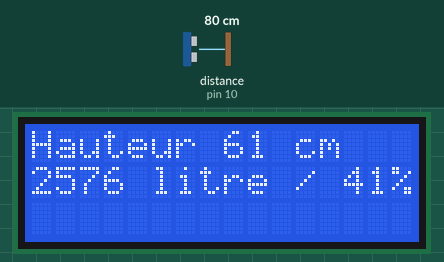
This sketch was run on a simulated Arduino Nano, built with avr-gcc and run on an emulated ATmega328P. Parts: 16×3 character LCD. Wiring (from diagram.json): ultrasonic range finder: trigger pin 9; echo pin 10. The inputs (shaded band) are chosen by the test bench; at power-on: distance to the obstacle (sensor on pin 10) 80 cm. The echo pulse lasts 58.3 µs per cm.

Above: at 1.2 s.
1.3 s: distance to the obstacle (sensor on pin 10) set to 2 cm
At 10.8 s:
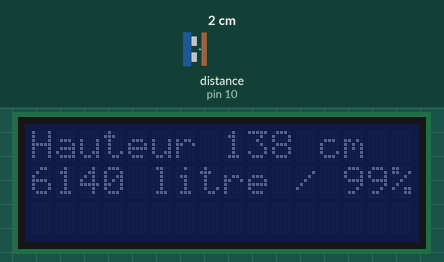
11.6 s: distance to the obstacle (sensor on pin 10) set to 4 cm
At 15.6 s:
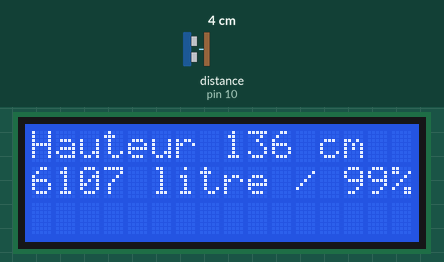
21.8 s: distance to the obstacle (sensor on pin 10) set to 9 cm
At 26.7 s:
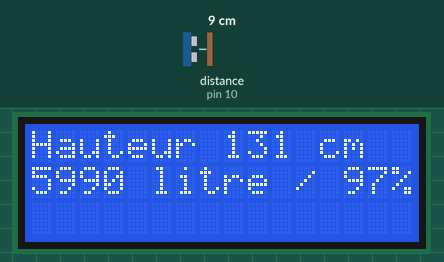
Timing chart, 0 to 28.2 s (numbered marks = the images above; inputs shaded):
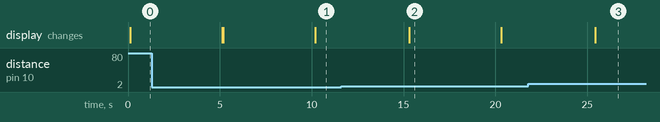

Measured:
- after the input at 1.3 s, the display: first differs from a run without the input after 3.9 s (image 1 shows a later state)
- after the input at 11.6 s, the display: changes after 3.7 s (image 2)
- after the input at 21.8 s, the display: changes after 3.6 s (image 3)
- what the display in image 2 shows lasts 5.0 s, from 15.3 s to 20.3 s

The sketch:

sketch.ino
```cpp
#include <Wire.h>

#include <LiquidCrystal_I2C.h> // Inclure la bibliothèque LiquidCrystal_I2C


LiquidCrystal_I2C lcd(0x27, 16, 3); // Définissez l'adresse I2C du LCD à 0x27 pour un affichage de 16 caractères et 2 lignes


const byte TRIGGER_PIN = 9; // Broche TRIGGER
const byte ECHO_PIN = 10;    // Broche ECHO

/* Constantes pour le timeout */
const unsigned long MEASURE_TIMEOUT = 25000UL; // 25ms = ~8m à 340m/s

/* Vitesse du son dans l'air en mm/us */
const float SOUND_SPEED = 340.0 / 1000;

/** Fonction setup() */
int hauteur;
int remplissage;
int pourcentage;
int valPrecedente;
void setup()

{

lcd.init(); // Initialise le LCD

lcd.backlight(); // Allume le rétroéclairage pinMode(trigPin, OUTPUT);

valPrecedente = 0;


  /* Initialise le port série */
  Serial.begin(115200);

  /* Initialise les broches */
  pinMode(TRIGGER_PIN, OUTPUT);
  digitalWrite(TRIGGER_PIN, LOW); // La broche TRIGGER doit être à LOW au repos
  pinMode(ECHO_PIN, INPUT);
}

/** Fonction loop() */
void loop() {


int valActuelle;


  /* 1. Lance une mesure de distance en envoyant une impulsion HIGH de 10µs sur la broche TRIGGER */
  digitalWrite(TRIGGER_PIN, HIGH);
  delayMicroseconds(10);
  digitalWrite(TRIGGER_PIN, LOW);

  /* 2. Mesure le temps entre l'envoi de l'impulsion ultrasonique et son écho (si il existe) */
  long measure = pulseIn(ECHO_PIN, HIGH, MEASURE_TIMEOUT);

  /* 3. Calcul la distance à partir du temps mesuré */
  float distance_mm =  measure / 2.0 * SOUND_SPEED;

hauteur = 140 - distance_mm/ 10.0, 2;


if (hauteur>=140){ remplissage = 6158; pourcentage = 100; }
if (hauteur==140){ remplissage = 6158; pourcentage = 100; }
if (hauteur==139){ remplissage = 6151; pourcentage = 99,9; }
if (hauteur==138){ remplissage = 6140; pourcentage = 99,7; }
if (hauteur==137){ remplissage = 6125; pourcentage = 99,5; }
if (hauteur==136){ remplissage = 6107; pourcentage = 99,2; }
if (hauteur==135){ remplissage = 6088; pourcentage = 98,9; }
if (hauteur==134){ remplissage = 6066; pourcentage = 98,5; }
if (hauteur==133){ remplissage = 6042; pourcentage = 98,1; }
if (hauteur==132){ remplissage = 6017; pourcentage = 97,7; }
if (hauteur==131){ remplissage = 5990; pourcentage = 97,3; }
if (hauteur==130){ remplissage = 5962; pourcentage = 96,8; }
if (hauteur==129){ remplissage = 5933; pourcentage = 96,3; }
if (hauteur==128){ remplissage = 5902; pourcentage = 95,8; }
if (hauteur==127){ remplissage = 5870; pourcentage = 95,3; }
if (hauteur==126){ remplissage = 5837; pourcentage = 94,8; }
if (hauteur==125){ remplissage = 5803; pourcentage = 94,2; }
if (hauteur==124){ remplissage = 5768; pourcentage = 93,7; }
if (hauteur==123){ remplissage = 5732; pourcentage = 93,1; }
if (hauteur==122){ remplissage = 5695; pourcentage = 92,5; }
if (hauteur==121){ remplissage = 5657; pourcentage = 91,9; }
if (hauteur==120){ remplissage = 5618; pourcentage = 91,2; }
if (hauteur==119){ remplissage = 5578; pourcentage = 90,6; }
if (hauteur==118){ remplissage = 5538; pourcentage = 89,9; }
if (hauteur==117){ remplissage = 5497; pourcentage = 89,3; }
if (hauteur==116){ remplissage = 5455; pourcentage = 88,6; }
if (hauteur==115){ remplissage = 5412; pourcentage = 87,9; }
if (hauteur==114){ remplissage = 5369; pourcentage = 87,2; }
if (hauteur==113){ remplissage = 5325; pourcentage = 86,5; }
if (hauteur==112){ remplissage = 5281; pourcentage = 85,8; }
if (hauteur==111){ remplissage = 5236; pourcentage = 85; }
if (hauteur==110){ remplissage = 5190; pourcentage = 84,3; }
if (hauteur==109){ remplissage = 5144; pourcentage = 83,5; }
if (hauteur==108){ remplissage = 5097; pourcentage = 82,8; }
if (hauteur==107){ remplissage = 5050; pourcentage = 82; }
if (hauteur==106){ remplissage = 5002; pourcentage = 81,2; }
if (hauteur==105){ remplissage = 4954; pourcentage = 80,4; }
if (hauteur==104){ remplissage = 4905; pourcentage = 79,7; }
if (hauteur==103){ remplissage = 4856; pourcentage = 78,9; }
if (hauteur==102){ remplissage = 4806; pourcentage = 78; }
if (hauteur==101){ remplissage = 4756; pourcentage = 77,2; }
if (hauteur==100){ remplissage = 4706; pourcentage = 76,4; }
if (hauteur==99){ remplissage = 4655; pourcentage = 75,6; }
if (hauteur==98){ remplissage = 4604; pourcentage = 74,8; }
if (hauteur==97){ remplissage = 4552; pourcentage = 73,9; }
if (hauteur==96){ remplissage = 4501; pourcentage = 73,1; }
if (hauteur==95){ remplissage = 4448; pourcentage = 72,2; }
if (hauteur==94){ remplissage = 4396; pourcentage = 71,4; }
if (hauteur==93){ remplissage = 4343; pourcentage = 70,5; }
if (hauteur==92){ remplissage = 4290; pourcentage = 69,7; }
if (hauteur==91){ remplissage = 4237; pourcentage = 68,8; }
if (hauteur==90){ remplissage = 4183; pourcentage = 67,9; }
if (hauteur==89){ remplissage = 4130; pourcentage = 67,1; }
if (hauteur==88){ remplissage = 4076; pourcentage = 66,2; }
if (hauteur==87){ remplissage = 4021; pourcentage = 65,3; }
if (hauteur==86){ remplissage = 3967; pourcentage = 64,4; }
if (hauteur==85){ remplissage = 3912; pourcentage = 63,5; }
if (hauteur==84){ remplissage = 3858; pourcentage = 62,7; }
if (hauteur==83){ remplissage = 3803; pourcentage = 61,8; }
if (hauteur==82){ remplissage = 3747; pourcentage = 60,8; }
if (hauteur==81){ remplissage = 3692; pourcentage = 60; }
if (hauteur==80){ remplissage = 3637; pourcentage = 59,1; }
if (hauteur==79){ remplissage = 3581; pourcentage = 58,2; }
if (hauteur==78){ remplissage = 3526; pourcentage = 57,3; }
if (hauteur==77){ remplissage = 3470; pourcentage = 56,3; }
if (hauteur==76){ remplissage = 3414; pourcentage = 55,4; }
if (hauteur==75){ remplissage = 3359; pourcentage = 54,5; }
if (hauteur==74){ remplissage = 3303; pourcentage = 53,6; }
if (hauteur==73){ remplissage = 3247; pourcentage = 52,7; }
if (hauteur==72){ remplissage = 3191; pourcentage = 51,8; }
if (hauteur==71){ remplissage = 3135; pourcentage = 50,9; }
if (hauteur==70){ remplissage = 3079; pourcentage = 50; }
if (hauteur==69){ remplissage = 3023; pourcentage = 49,1; }
if (hauteur==68){ remplissage = 2967; pourcentage = 48,2; }
if (hauteur==67){ remplissage = 2911; pourcentage = 47,3; }
if (hauteur==66){ remplissage = 2855; pourcentage = 46,4; }
if (hauteur==65){ remplissage = 2799; pourcentage = 45,5; }
if (hauteur==64){ remplissage = 2743; pourcentage = 44,5; }
if (hauteur==63){ remplissage = 2687; pourcentage = 43,6; }
if (hauteur==62){ remplissage = 2632; pourcentage = 42,7; }
if (hauteur==61){ remplissage = 2576; pourcentage = 41,8; }
if (hauteur==60){ remplissage = 2521; pourcentage = 40,9; }
if (hauteur==59){ remplissage = 2465; pourcentage = 40; }
if (hauteur==58){ remplissage = 2410; pourcentage = 39,1; }
if (hauteur==57){ remplissage = 2355; pourcentage = 38,2; }
if (hauteur==56){ remplissage = 2300; pourcentage = 37,3; }
if (hauteur==55){ remplissage = 2245; pourcentage = 36,5; }
if (hauteur==54){ remplissage = 2191; pourcentage = 35,6; }
if (hauteur==53){ remplissage = 2136; pourcentage = 34,7; }
if (hauteur==52){ remplissage = 2082; pourcentage = 33,8; }
if (hauteur==51){ remplissage = 2028; pourcentage = 32,9; }
if (hauteur==50){ remplissage = 1974; pourcentage = 32,1; }
if (hauteur==49){ remplissage = 1921; pourcentage = 31,2; }
if (hauteur==48){ remplissage = 1867; pourcentage = 30,3; }
if (hauteur==47){ remplissage = 1814; pourcentage = 29,5; }
if (hauteur==46){ remplissage = 1762; pourcentage = 28,6; }
if (hauteur==45){ remplissage = 1709; pourcentage = 27,8; }
if (hauteur==44){ remplissage = 1657; pourcentage = 26,9; }
if (hauteur==43){ remplissage = 1605; pourcentage = 26,1; }
if (hauteur==42){ remplissage = 1554; pourcentage = 25,2; }
if (hauteur==41){ remplissage = 1502; pourcentage = 24,4; }
if (hauteur==40){ remplissage = 1452; pourcentage = 23,6; }
if (hauteur==39){ remplissage = 1401; pourcentage = 22,8; }
if (hauteur==38){ remplissage = 1351; pourcentage = 21,9; }
if (hauteur==37){ remplissage = 1302; pourcentage = 21,1; }
if (hauteur==36){ remplissage = 1253; pourcentage = 20,3; }
if (hauteur==35){ remplissage = 1204; pourcentage = 19,6; }
if (hauteur==34){ remplissage = 1156; pourcentage = 18,8; }
if (hauteur==33){ remplissage = 1108; pourcentage = 18; }
if (hauteur==32){ remplissage = 1060; pourcentage = 17,2; }
if (hauteur==31){ remplissage = 1014; pourcentage = 16,5; }
if (hauteur==30){ remplissage = 967; pourcentage = 15,7; }
if (hauteur==29){ remplissage = 922; pourcentage = 15; }
if (hauteur==28){ remplissage = 877; pourcentage = 14,2; }
if (hauteur==27){ remplissage = 832; pourcentage = 13,5; }
if (hauteur==26){ remplissage = 788; pourcentage = 12,8; }
if (hauteur==25){ remplissage = 745; pourcentage = 12,1; }
if (hauteur==24){ remplissage = 703; pourcentage = 11,4; }
if (hauteur==23){ remplissage = 661; pourcentage = 10,7; }
if (hauteur==22){ remplissage = 620; pourcentage = 10,1; }
if (hauteur==21){ remplissage = 579; pourcentage = 9,4; }
if (hauteur==20){ remplissage = 540; pourcentage = 8,8; }
if (hauteur==19){ remplissage = 501; pourcentage = 8,1; }
if (hauteur==18){ remplissage = 463; pourcentage = 7,5; }
if (hauteur==17){ remplissage = 426; pourcentage = 6,9; }
if (hauteur==16){ remplissage = 390; pourcentage = 6,3; }
if (hauteur==15){ remplissage = 355; pourcentage = 5,8; }
if (hauteur==14){ remplissage = 320; pourcentage = 5,2; }
if (hauteur==13){ remplissage = 287; pourcentage = 4,7; }
if (hauteur==12){ remplissage = 255; pourcentage = 4,1; }
if (hauteur==11){ remplissage = 225; pourcentage = 3,7; }
if (hauteur==10){ remplissage = 195; pourcentage = 3,2; }
if (hauteur==9){ remplissage = 167; pourcentage = 2,7; }
if (hauteur==8){ remplissage = 140; pourcentage = 2,3; }
if (hauteur==7){ remplissage = 115; pourcentage = 1,9; }
if (hauteur==6){ remplissage = 92; pourcentage = 1,5; }
if (hauteur==5){ remplissage = 70; pourcentage = 1,1; }
if (hauteur==4){ remplissage = 50; pourcentage = 0,8; }
if (hauteur==3){ remplissage = 33; pourcentage = 0,5; }
if (hauteur==2){ remplissage = 18; pourcentage = 0,3; }
if (hauteur==1){ remplissage = 6; pourcentage = 0,1; }
if (hauteur==0){ remplissage = 0; pourcentage = 0; }
if (hauteur<=0){ remplissage = 0; pourcentage = 0; }


{valActuelle = hauteur;
if ( valActuelle != valPrecedente ){
  lcd.backlight();

      valPrecedente = valActuelle;
}}


 lcd.setCursor(0, 0);
lcd.print("                ");
lcd.setCursor(0, 0);
 lcd.print("Hauteur " +  String (hauteur) + " cm");

lcd.setCursor(0, 1);
lcd.print("                ");
 lcd.setCursor(0, 1);
lcd.print(String (remplissage) + " litre / " + String (pourcentage) + "%");


delay(5000);
lcd.noBacklight();


}
```
